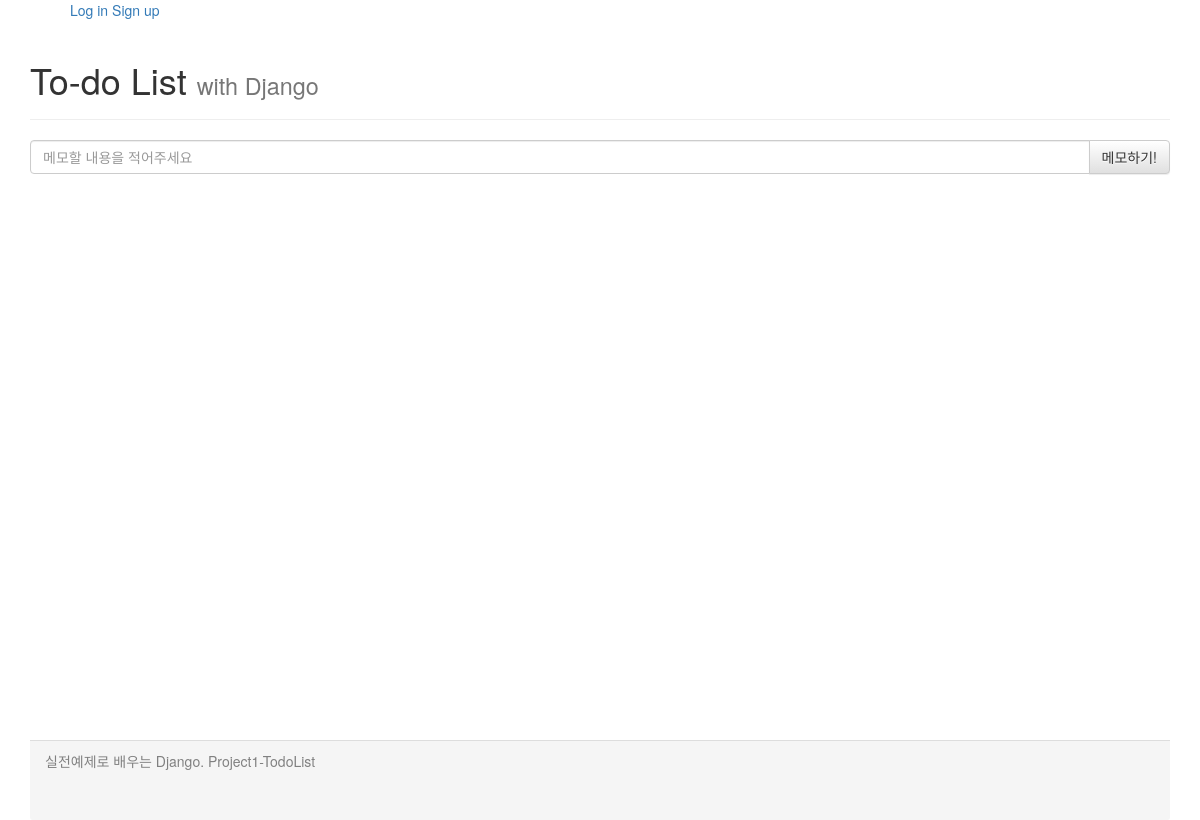
Before: / with the older database file.
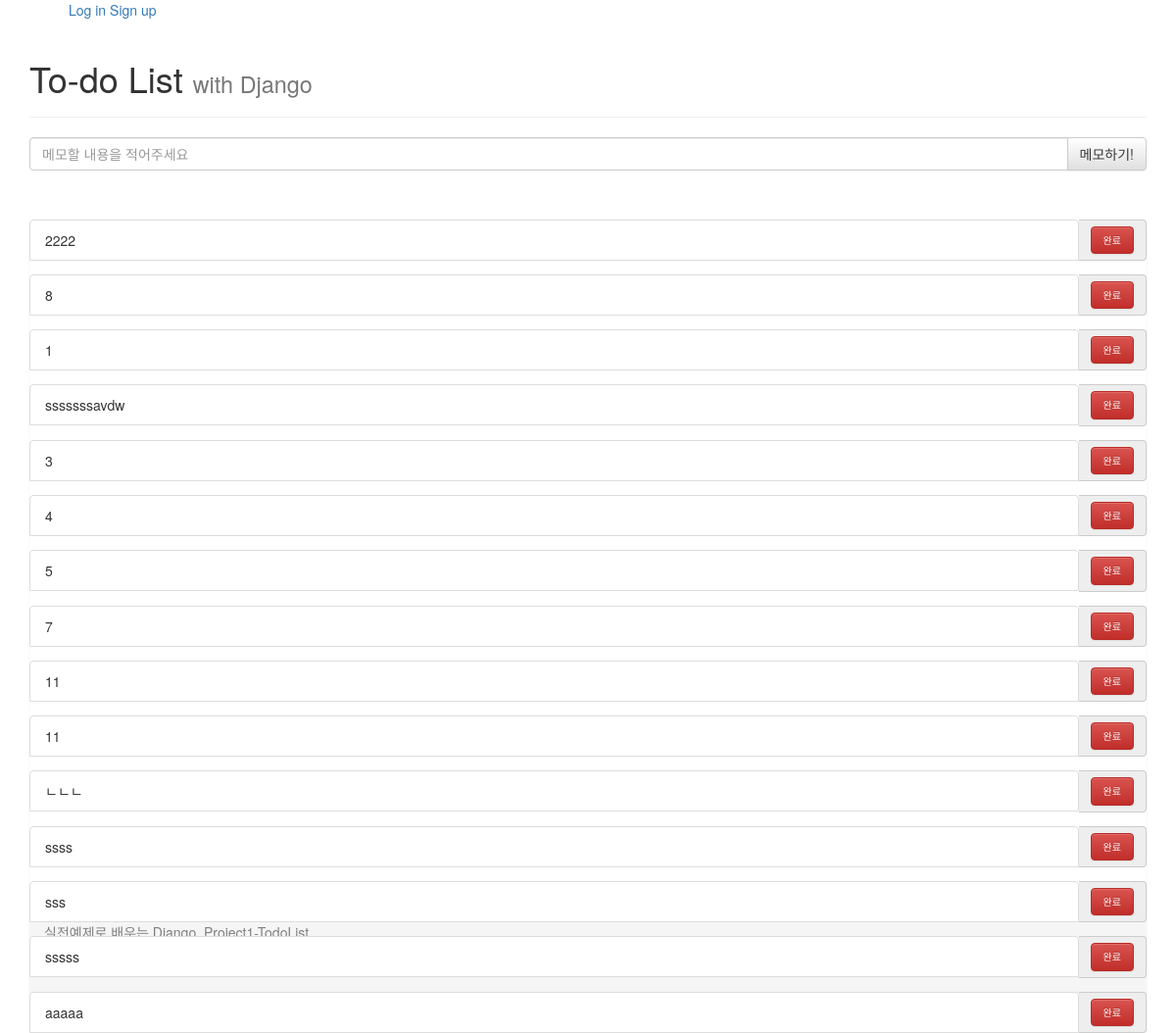
After: the same page with the newer database file.
### my_to_do_app/models.py (models this page shows)
class Todo(models.Model):
    content = models.CharField(max_length = 255)
    isDone = models.BooleanField(default = False)

### my_to_do_app/views.py (the view)
# urls.py: path('', views.index, name='index'),
def index(request):
    todos = Todo.objects.all()
    content = {'todos': todos}
    return render(request, 'my_to_do_app/index.html', content)

### templates/my_to_do_app/index.html (shortened to what this page needs)
{% extends "base.html" %}
{% block content %}
        <div class="content">
            <div class="messageDiv">
                <form action="./createTodo/" method="POST">{% csrf_token %}
                    <div class="input-group">
                        <input id="todoContent" name="todoContent" type="text" class="form-control" placeholder="메모할 내용을 적어주세요">
                        <span class="input-group-btn">
                            <button class="btn btn-default" type="submit">메모하기!</button>
                        </span>
                    </div>
                </form>
            </div>
            <div class="toDoDiv">
                <ul class="list-group">
                    {% for todo in todos %}
                    {% if todo.isDone == False %}
                    <form action="./doneTodo/" method="GET">
                        <div class="input-group" name='todo1'>
                            <li class="list-group-item">{{ todo.content }}</li>
                            <span class="input-group-addon">
                                <button type="submit" class="custom-btn btn btn-danger">완료</button>
                            </span>
                        </div>
                    </form>
                    {% endif %}
                    {% endfor %}
                </ul>
            </div>
        </div>
{% endblock content %}

### templates/base.html (shortened to what this page needs)
<html lang="ko">
<head>
    <link rel="stylesheet" href="https://maxcdn.bootstrapcdn.com/bootstrap/3.3.2/css/bootstrap.min.css">
    <link rel="stylesheet" href="https://maxcdn.bootstrapcdn.com/bootstrap/3.3.2/css/bootstrap-theme.min.css">
</head>
<body>
    <div class="container">
        <div class="header">
            {% include "partials/nav.html" %}
            <div class="page-header">
                <h1>To-do List <small>with Django</small></h1>
            </div>
        </div>
        {% block content %}
        {% endblock %}
        <div class="panel-footer">
            실전예제로 배우는 Django. Project1-TodoList
        </div>
    </div>
</body>
</html>

### templates/partials/nav.html
<ul class>
    {% if user.is_authenticated %}
        <a href="{% url 'users:userprofile' user.id %}">Profile</a>
        <a href="{% url 'users:logout' %}">Log out</a>
    {% else %}
        <a href="{% url 'users:login' %}">Log in</a>
        <a href="{% url 'users:signup' %}">Sign up</a>
    {% endif %}
</ul>

### templates/base.html (style rules this page uses)
.content { height: 75%; }
.messageDiv { margin-top: 20px; margin-bottom: 50px; }
.custom-btn { font-size: 10px; }
.panel-footer { height:10%; color:gray; }

Changed rows visible on the page:
added Todo: content "2222"
added Todo: content "8"
added Todo: content "1"
added Todo: content "sssssssavdw"
added Todo: content "3"
added Todo: content "4"
added Todo: content "5"
added Todo: content "7"
added Todo: content "11"
added Todo: content "11"
added Todo: content "ㄴㄴㄴ"
added Todo: content "ssss"
added Todo: content "sss"
added Todo: content "sssss"
added Todo: content "aaaaa"
